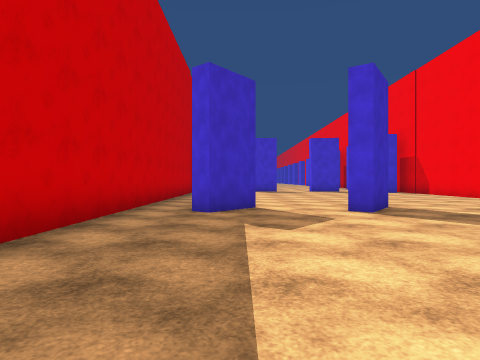
view 1 (above)

17 first-person views from a walk through a scene from a Unity 3-D project. The camera is 1.3 m above the floor, looks level and sees 75° across. The floor is counted in squares, 2 m on a side. Each view is taken from the middle of a square. On the plan, view 1 faces up. The plan holds only what a view shows up to about 10 squares ahead; the rest is blank. The place goes on beyond the plan. The player is left out. Surface patterns are stand-ins for the level's own textures.

view 2
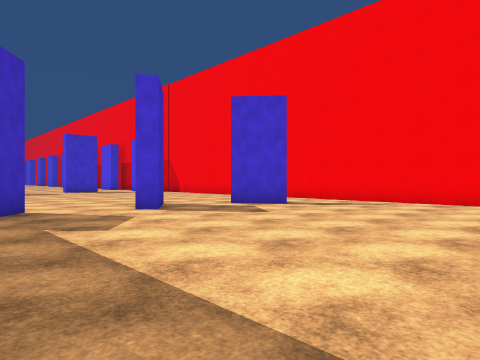

view 3
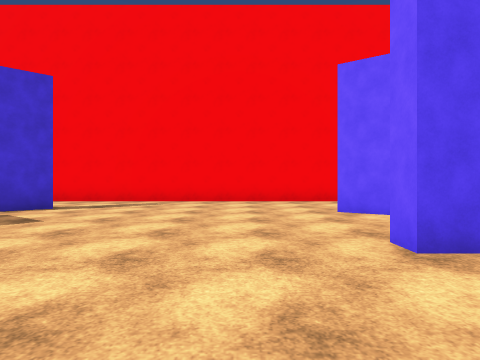

view 4
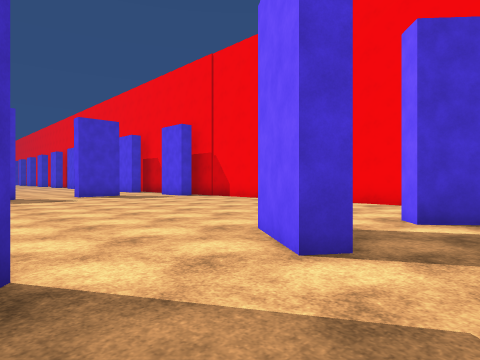

view 5
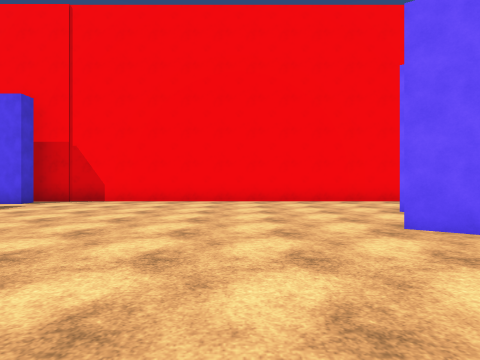

view 6
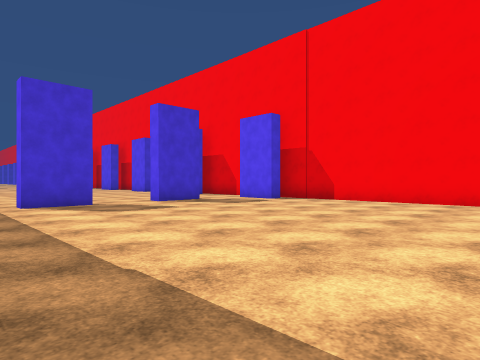

view 7
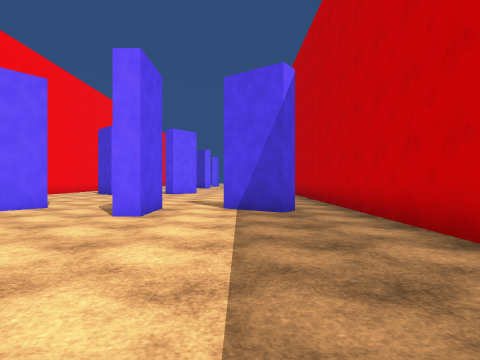

view 8
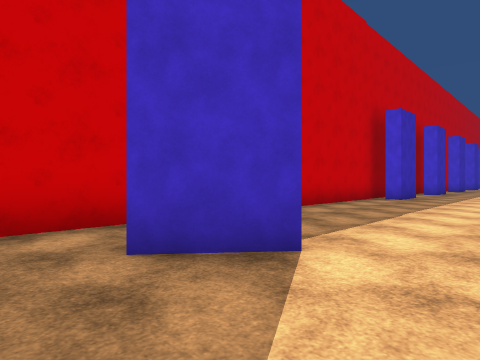

view 9
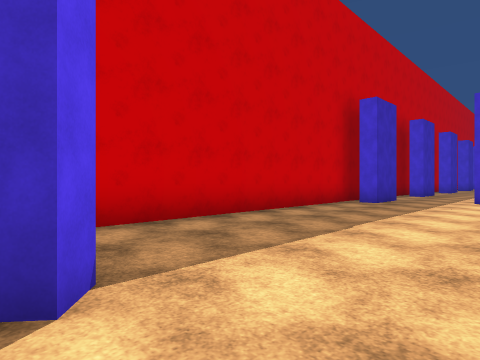

view 10
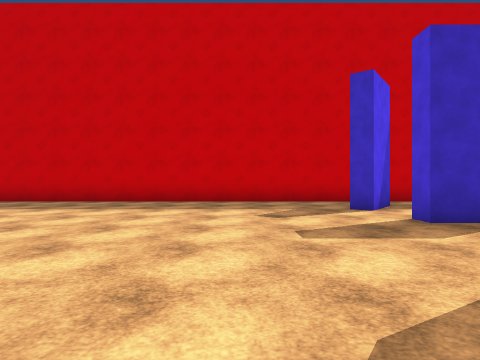

view 11
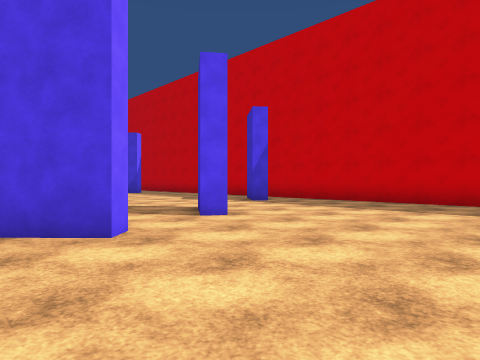

view 12
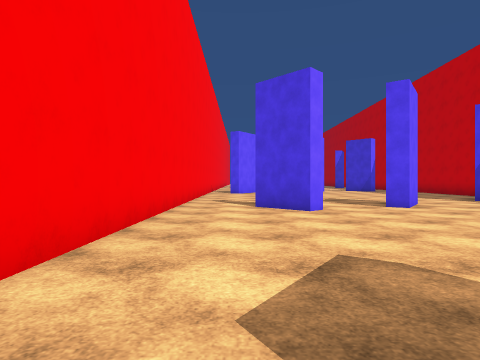

view 13
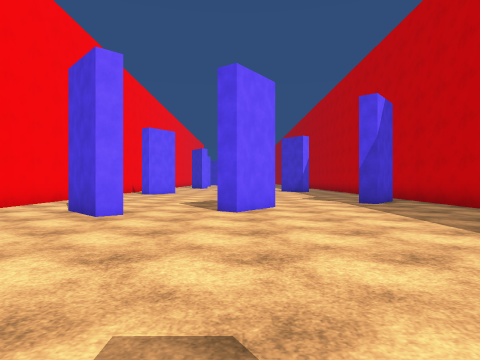

view 14
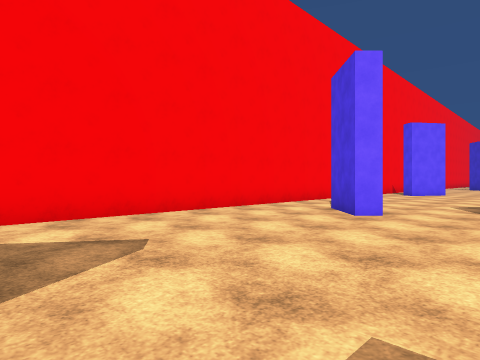

view 15
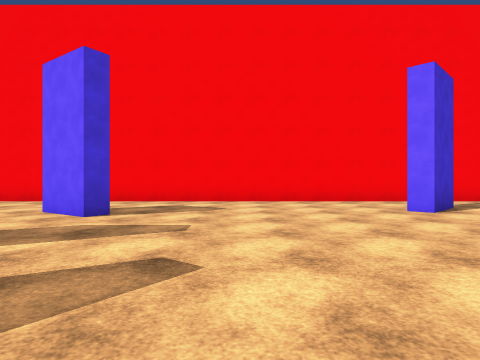

view 16
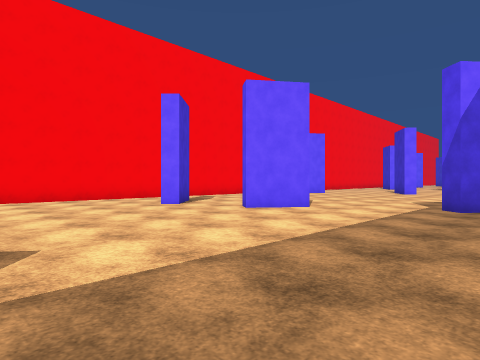

view 17
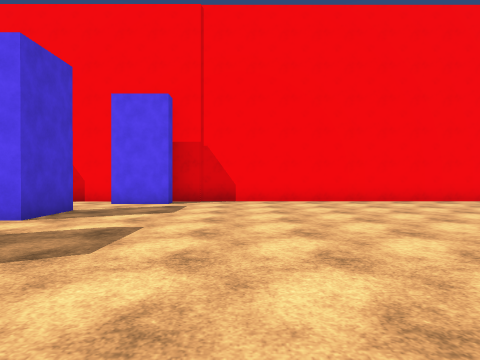

### Floor plan
Points are (right, up) in squares from view 1. A wall is a line through its corners. A room is listed if a view was taken in it or the views show most of it. See-through windows are left out.
Room 1 (views 1, 2, 3, 4, 5, 6, 7, 8, 9, 17)
walls: (3.6, 7.5) (2.7, 6.3) (2.3, 6.5) (3.2, 7.9); (-0.1, 7.8) (0.4, 7.4) (-0.6, 6.2) (-1, 6.6); (6.1, 5.2) (5, 6.4) (5.4, 6.7); (8, 15.9) (7.5, 15.9) (7.5, 17.5); (8.5, 0.4) (8.5, 16.3); (-2.4, 16.6) (-2.4, -1.6); (1.8, -2.1) (1.8, -0.6) (2.4, -0.6); (-1.2, -1.6) (-0.9, -1.2) (0.4, -2.2); (-1.5, 17.5) (-1.5, 15.9) (-2, 15.9)
ways out: opening at (-2, -2) to room 2; opening at (1, -2) to room 2; opening at (3.5, -1.5) to room 2; opening at (7, -0.3) to room 2
Room 2 (views 10, 11, 12, 13, 14, 15, 16)
walls: (2.1, -10.6) (3.1, -9.3) (3.5, -9.6) (2.6, -10.7); (6.2, -9.9) (5.2, -8.8) (5.5, -8.5) (6.7, -9.6); (4.9, -2.6) (4.5, -2.3) (5.4, -1); (0.4, -2.2) (0.1, -2.6); (2.3, -1.3) (2.3, -2.1) (1.8, -2.1); (-1.7, -12.6) (-0.7, -11.4) (-0.3, -11.8); (-2.4, -1.6) (-2.4, -13); (8.5, -13) (8.5, 0.4)
ways out: opening at (-2, -2) to room 1; opening at (1, -2) to room 1; opening at (3.5, -1.5) to room 1; opening at (7, -0.3) to room 1; gap at (-1, -13)

Positions as (right, up) in squares from view 1, and headings:
1: (0, 0), facing up
2: (-1, 0), facing up-right
3: (-1, 1), facing right
4: (0, 5), facing up-right
5: (-1, 10), facing right
6: (-1, 9), facing up-right
7: (0, 5), facing down
8: (2, 5), facing up-left
9: (2, 7), facing up-left
10: (7, -5), facing left
11: (7, -5), facing down-left
12: (7, -2), facing down
13: (3, -3), facing down
14: (3, -3), facing down-right
15: (-1, -5), facing right
16: (-2, -4), facing down-right
17: (-1, 14), facing right
